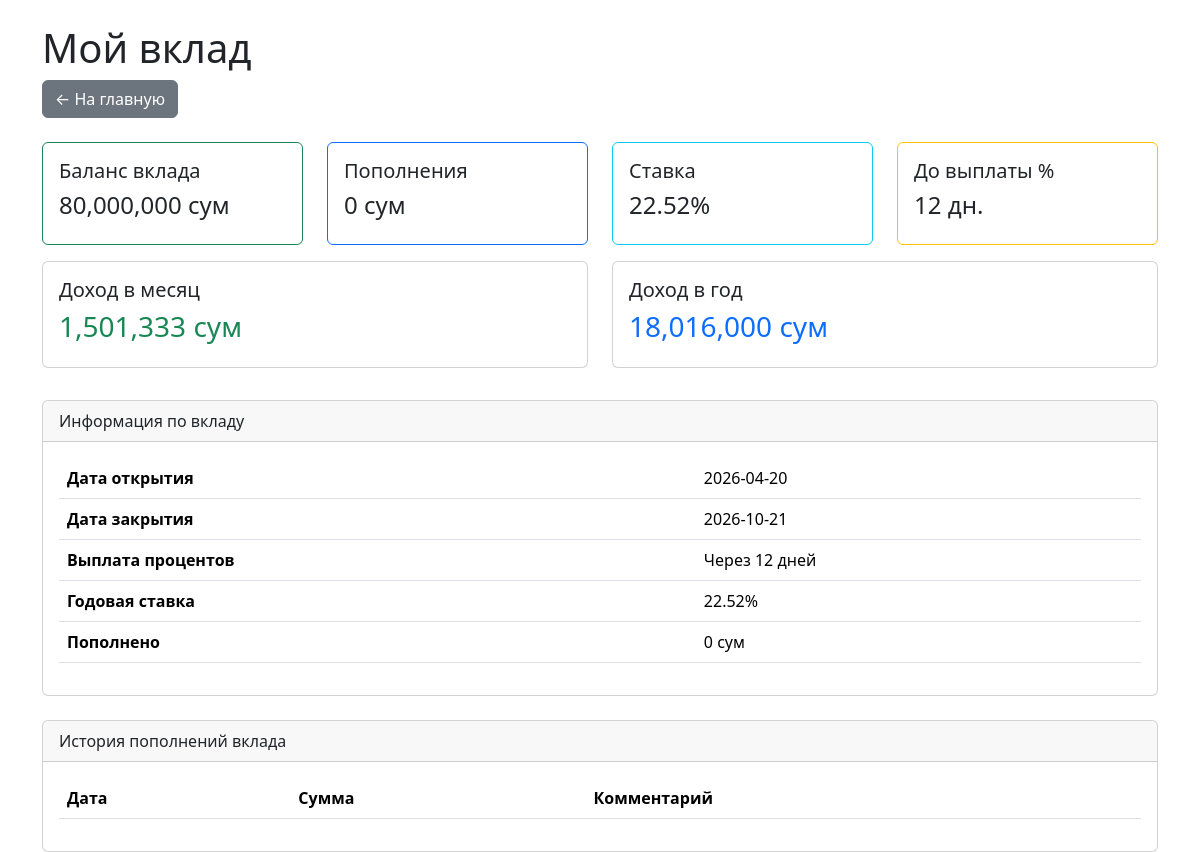
The page /deposit on the database its author committed.
### tables this page shows
CREATE TABLE deposit (
    id INTEGER PRIMARY KEY AUTOINCREMENT,
    balance REAL,
    interest_rate REAL,
    start_date TEXT,
    end_date TEXT,
    payment_day INTEGER
);

### app.py (the view)
@app.get("/deposit", response_class=HTMLResponse)
def deposit_page(request: Request):
    conn = sqlite3.connect("finance.db")
    conn.row_factory = sqlite3.Row
    deposit = conn.execute(
        "SELECT * FROM deposit LIMIT 1"
    ).fetchone()
    total_topups = conn.execute("""
        SELECT IFNULL(SUM(amount),0) AS total
        FROM expenses
        WHERE category='Вклад'
    """).fetchone()["total"]
    topups = conn.execute("""
    SELECT
        expense_date,
        amount,
        comment
    FROM expenses
    WHERE category='Вклад'
    ORDER BY expense_date DESC, id DESC
""").fetchall()
    start_balance = deposit["balance"]
    current_balance = start_balance + total_topups
    rate = deposit["interest_rate"]
    monthly_income = current_balance * rate / 100 / 12
    yearly_income = current_balance * rate / 100
    today = date.today()
    current_year = today.year
    current_month = today.month
    payment_day = deposit["payment_day"]
    try:
        next_payment = date(
            current_year,
            current_month,
            payment_day
        )
        if next_payment <= today:
            if current_month == 12:
                next_payment = date(
                    current_year + 1,
                    1,
                    payment_day
                )
            else:
                next_payment = date(
                    current_year,
                    current_month + 1,
                    payment_day
                )
    except:
        next_payment = today
    days_left = (next_payment - today).days
    conn.close()
    return templates.TemplateResponse(
        request=request,
        name="deposit.html",
        context={
            "balance": current_balance,
            "topups": topups,
            "rate": rate,
            "monthly_income": monthly_income,
            "yearly_income": yearly_income,
            "start_date": deposit["start_date"],
            "end_date": deposit["end_date"],
            "payment_day": deposit["payment_day"],
            "days_left": days_left,
            "total_topups": total_topups
        }
    )

### templates/deposit.html (shortened to what this page needs)
<!DOCTYPE html>
<html lang="ru">
<head>
    <link href="https://cdn.jsdelivr.net/npm/bootstrap@5.3.3/dist/css/bootstrap.min.css"
          rel="stylesheet">
</head>
<body>
<div class="container mt-4">
    <h1>Мой вклад</h1>
    <a href="/" class="btn btn-secondary mb-4">
        ← На главную
    </a>
    <div class="row">
        <div class="col-md-3 mb-3">
            <div class="card border-success">
                <div class="card-body">
                    <h5>Баланс вклада</h5>
                    <h4>{{ "{:,.0f}".format(balance) }} сум</h4>
                </div>
            </div>
        </div>
        <div class="col-md-3 mb-3">
            <div class="card border-primary">
                <div class="card-body">
                    <h5>Пополнения</h5>
                    <h4>{{ "{:,.0f}".format(total_topups) }} сум</h4>
                </div>
            </div>
        </div>
        <div class="col-md-3 mb-3">
            <div class="card border-info">
                <div class="card-body">
                    <h5>Ставка</h5>
                    <h4>{{ rate }}%</h4>
                </div>
            </div>
        </div>
        <div class="col-md-3 mb-3">
            <div class="card border-warning">
                <div class="card-body">
                    <h5>До выплаты %</h5>
                    <h4>{{ days_left }} дн.</h4>
                </div>
            </div>
        </div>
    </div>
    <div class="row">
        <div class="col-md-6 mb-3">
            <div class="card">
                <div class="card-body">
                    <h5>Доход в месяц</h5>
                    <h3 class="text-success">
                        {{ "{:,.0f}".format(monthly_income) }} сум
                    </h3>
                </div>
            </div>
        </div>
        <div class="col-md-6 mb-3">
            <div class="card">
                <div class="card-body">
                    <h5>Доход в год</h5>
                    <h3 class="text-primary">
                        {{ "{:,.0f}".format(yearly_income) }} сум
                    </h3>
                </div>
            </div>
        </div>
    </div>
    <div class="card mt-3">
        <div class="card-header">
            Информация по вкладу
        </div>
        <div class="card-body">
            <table class="table">
                <tr>
                    <th>Дата открытия</th>
                    <td>{{ start_date }}</td>
                </tr>
                <tr>
                    <th>Дата закрытия</th>
                    <td>{{ end_date }}</td>
                </tr>
                <tr>
                    <th>Выплата процентов</th>
                    <td>Через {{ days_left }} дней</td>
                </tr>
                <tr>
                    <th>Годовая ставка</th>
                    <td>{{ rate }}%</td>
                </tr>
                <tr>
                    <th>Пополнено</th>
                    <td>{{ "{:,.0f}".format(total_topups) }} сум</td>
                </tr>
            </table>
        </div>
    </div>
<div class="card mt-4">
    <div class="card-header">
        История пополнений вклада
    </div>
    <div class="card-body">
        <table class="table table-striped">
            <thead>
                <tr>
                    <th>Дата</th>
                    <th>Сумма</th>
                    <th>Комментарий</th>
                </tr>
            </thead>
        </table>
    </div>
</div>
</div>
</body>
</html>

### rows shown on the page
deposit: interest_rate "22.52", start_date "2026-04-20", end_date "2026-10-21"

### other values the page prints
{{ "{:,.0f}".format(balance) }} "80,000,000"
{{ "{:,.0f}".format(total_topups) }} "0"
{{ days_left }} "12"
{{ "{:,.0f}".format(monthly_income) }} "1,501,333"
{{ "{:,.0f}".format(yearly_income) }} "18,016,000"
